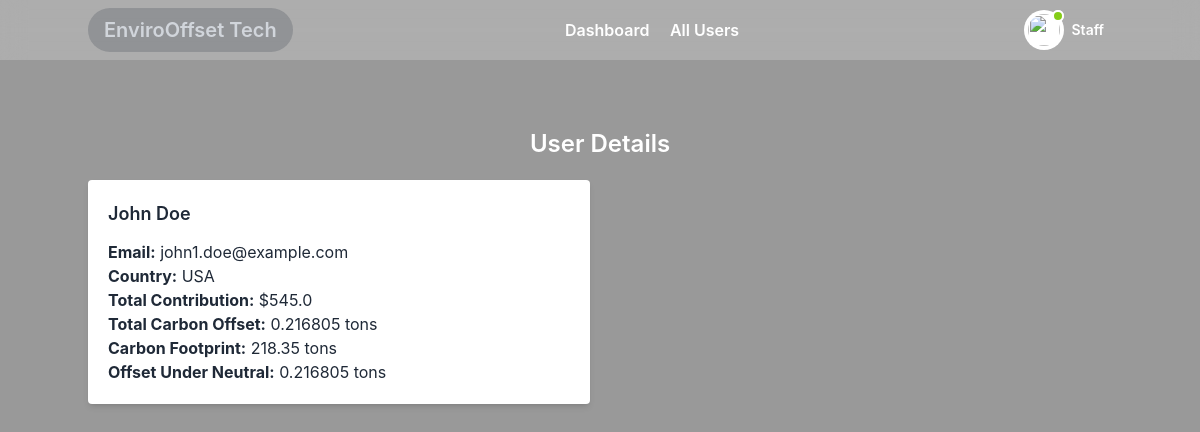
/staff/userDetails/1, run on the app's committed database.
### main.py (models this page shows, shortened)
class User(db.Model):
    id=db.Column(db.Integer, primary_key=True)
    fname=db.Column(db.String(255), nullable=False)
    lname=db.Column(db.String(255), nullable=False)
    email=db.Column(db.String(255), nullable=False)
    password=db.Column(db.String(255), nullable=False)
    country=db.Column(db.String(255), nullable=False)
    total_contribution = db.Column(db.Float, default=None)
    total_carbon_offset = db.Column(db.Float, default=None)
    carbon_footprint = db.Column(db.Float, default=None)
    offset_under_neutral = db.Column(db.Float, default=None)

### main.py (the view)
@app.route('/staff/userDetails/<int:user_id>')
def user_details(user_id):
    user = User().query.filter_by(id=user_id).first()
    return render_template('staff/userDetails.html', user=user)

### templates/staff/userDetails.html (shortened to what this page needs)
<!DOCTYPE html>
<html lang="en">
<head>
    <link href="https://cdn.jsdelivr.net/npm/tailwindcss@2.2.19/dist/tailwind.min.css" rel="stylesheet">
    <link href="https://fonts.bunny.net/css?family=figtree:400,500,600&display=swap" rel="stylesheet" />
    <link href='https://unpkg.com/boxicons@2.1.4/css/boxicons.min.css' rel='stylesheet'>
    <link href="https://cdn.jsdelivr.net/npm/remixicon@3.5.0/fonts/remixicon.css" rel="stylesheet">
    <link rel="stylesheet" href="{{ url_for('static', filename='styles/layout.css') }}">
    <script src="https://cdn.tailwindcss.com"></script>
</head>
<body class="text-gray-800 font-inter bg-cover bg-fixed bg-center"
    style="background-image: linear-gradient(rgba(0, 0, 0, 0.4), rgba(0, 0, 0, 0.4)), url('{{ url_for('static', filename='images/SolarPanels.jpg') }}')">
    {% include 'staff/navbar.html' %}
    <main class="md:mt-16 min-h-screen transition-all main">
        <div class=" p-6">
            <div class="container mx-auto py-10">
                <h1 class="text-2xl font-semibold mb-5 text-center text-white">User Details</h1>
                <div id="userDetails" class="grid grid-cols-1 md:grid-cols-2 gap-5 items-center">
                    <div class="bg-white p-5 shadow-md rounded">
                        <h2 class="text-lg font-semibold mb-3">{{ user.fname }} {{ user.lname }}</h2>
                        <p><strong>Email:</strong> {{ user.email }}</p>
                        <p><strong>Country:</strong> {{ user.country }}</p>
                        <p><strong>Total Contribution:</strong> ${{ user.total_contribution }}</p>
                        <p><strong>Total Carbon Offset:</strong> {{ user.total_carbon_offset }} tons</p>
                        <p><strong>Carbon Footprint:</strong> {{ user.carbon_footprint }} tons</p>
                        {% if user.offset_under_neutral %}
                        <p><strong>Offset Under Neutral:</strong> {{ user.offset_under_neutral }} tons</p>
                        {% endif %}
                    </div>
                </div>
            </div>
        </div>
    </main>
</body>
</html>

### static/styles/layout.css (style rules this page uses)
html { line-height: 1.5; -webkit-text-size-adjust: 100%; -moz-tab-size: 4; -o-tab-size: 4; tab-size: 4; font-family: ui-sans-serif, system-ui, -apple-system, BlinkMacSystemFont, "Segoe UI", Roboto, "Helvetica Neue", Arial, "Noto Sans", sans-serif, "Apple Color Emoji", "Segoe UI Emoji", "Segoe UI Symbol", "Noto Color Emoji"; font-feature-settings: normal; font-variation-settings: normal; }
body { margin: 0; line-height: inherit; }
h1, h2, h3, h4, h5, h6 { font-size: inherit; font-weight: inherit; }
b, strong { font-weight: bolder; }
blockquote, dl, dd, h1, h2, h3, h4, h5, h6, hr, figure, p, pre { margin: 0; }
.grid { display: grid; }
.min-h-screen { min-height: 100vh; }
.grid-cols-1 { grid-template-columns: repeat(1, minmax(0, 1fr)); }
.items-center { align-items: center; }
.rounded { border-radius: 0.25rem; }
.bg-white { --tw-bg-opacity: 1; background-color: rgb(255 255 255 / var(--tw-bg-opacity)); }
.p-6 { padding: 1.5rem; }
.font-inter { font-family: 'Inter', sans-serif; }
.text-2xl { font-size: 1.5rem; line-height: 2rem; }
.text-lg { font-size: 1.125rem; line-height: 1.75rem; }
.font-semibold { font-weight: 600; }
.text-gray-800 { --tw-text-opacity: 1; color: rgb(31 41 55 / var(--tw-text-opacity)); }
.text-white { --tw-text-opacity: 1; color: rgb(255 255 255 / var(--tw-text-opacity)); }
.shadow-md { --tw-shadow: 0 4px 6px -1px rgb(0 0 0 / 0.1), 0 2px 4px -2px rgb(0 0 0 / 0.1); --tw-shadow-colored: 0 4px 6px -1px var(--tw-shadow-color), 0 2px 4px -2px var(--tw-shadow-color); box-shadow: var(--tw-ring-offset-shadow, 0 0 #0000), var(--tw-ring-shadow, 0 0 #0000), var(--tw-shadow); }
.transition-all { transition-property: all; transition-timing-function: cubic-bezier(0.4, 0, 0.2, 1); transition-duration: 150ms; }
@media (min-width: 768px) { .md\:grid-cols-2 { grid-template-columns: repeat(2, minmax(0, 1fr)); } }

### data on the page
User: fname "John", lname "Doe", email "john1.doe@example.com", country "USA", total_contribution "545.0", total_carbon_offset "0.216805", carbon_footprint "218.35", offset_under_neutral "0.216805"
